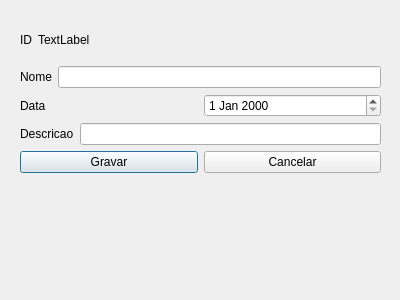
<?xml version="1.0" encoding="UTF-8"?>
<ui version="4.0">
 <class>fm_editarcontato</class>
 <widget class="QDialog" name="fm_editarcontato">
  <property name="geometry">
   <rect>
    <x>0</x>
    <y>0</y>
    <width>400</width>
    <height>300</height>
   </rect>
  </property>
  <property name="windowTitle">
   <string>Dialog</string>
  </property>
  <widget class="QWidget" name="layoutWidget">
   <property name="geometry">
    <rect>
     <x>20</x>
     <y>20</y>
     <width>361</width>
     <height>153</height>
    </rect>
   </property>
   <layout class="QVBoxLayout" name="verticalLayout">
    <item>
     <layout class="QHBoxLayout" name="horizontalLayout">
      <item>
       <widget class="QLabel" name="label">
        <property name="text">
         <string>ID</string>
        </property>
       </widget>
      </item>
      <item>
       <widget class="QLabel" name="txt_id">
        <property name="text">
         <string>TextLabel</string>
        </property>
       </widget>
      </item>
      <item>
       <spacer name="horizontalSpacer">
        <property name="orientation">
         <enum>Qt::Horizontal</enum>
        </property>
        <property name="sizeHint" stdset="0">
         <size>
          <width>40</width>
          <height>20</height>
         </size>
        </property>
       </spacer>
      </item>
     </layout>
    </item>
    <item>
     <layout class="QHBoxLayout" name="horizontalLayout_2">
      <item>
       <widget class="QLabel" name="label_5">
        <property name="text">
         <string>Nome</string>
        </property>
       </widget>
      </item>
      <item>
       <widget class="QLineEdit" name="txt_nome"/>
      </item>
     </layout>
    </item>
    <item>
     <layout class="QHBoxLayout" name="horizontalLayout_3">
      <item>
       <widget class="QLabel" name="label_3">
        <property name="text">
         <string>Data</string>
        </property>
       </widget>
      </item>
      <item>
       <widget class="QDateEdit" name="txt_telefone"/>
      </item>
     </layout>
    </item>
    <item>
     <layout class="QHBoxLayout" name="horizontalLayout_4">
      <item>
       <widget class="QLabel" name="label_4">
        <property name="text">
         <string>Descricao</string>
        </property>
       </widget>
      </item>
      <item>
       <widget class="QLineEdit" name="txt_email"/>
      </item>
     </layout>
    </item>
    <item>
     <layout class="QHBoxLayout" name="horizontalLayout_5">
      <item>
       <widget class="QPushButton" name="btn_gravar">
        <property name="text">
         <string>Gravar</string>
        </property>
       </widget>
      </item>
      <item>
       <widget class="QPushButton" name="btn_cancelar">
        <property name="text">
         <string>Cancelar</string>
        </property>
       </widget>
      </item>
     </layout>
    </item>
   </layout>
  </widget>
 </widget>
 <resources/>
 <connections/>
</ui>
